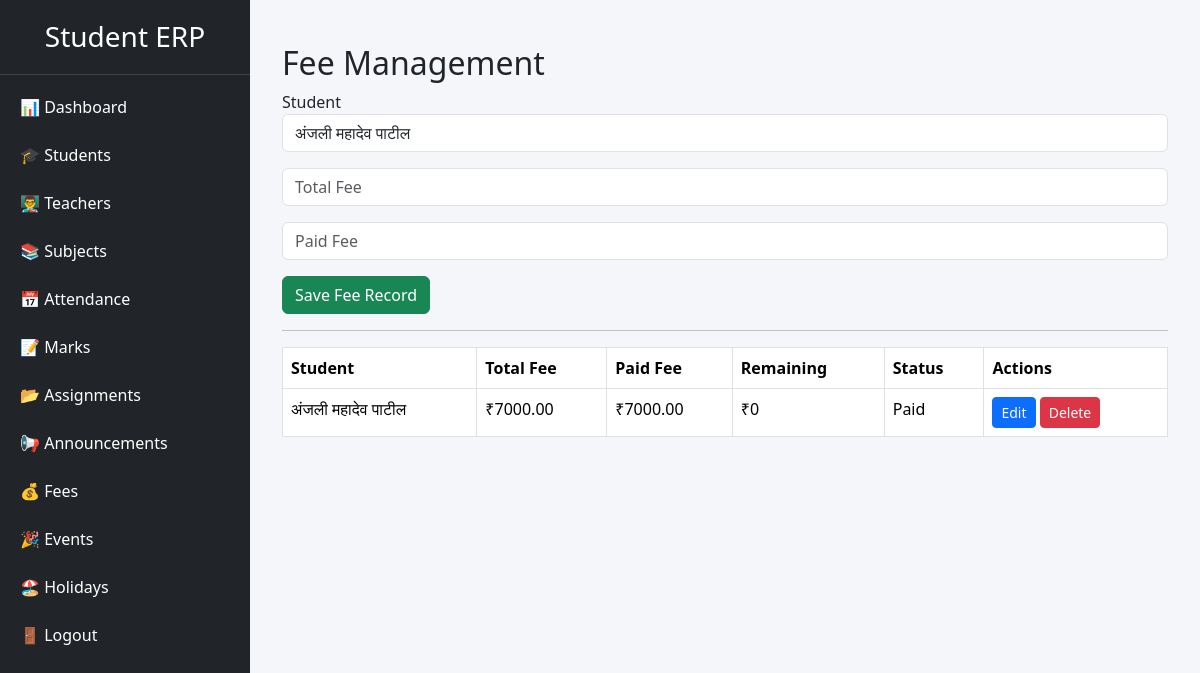
Page /admin/fees.php on the committed database.
### tables this page shows
CREATE TABLE `fees` (
  `id` int(11) NOT NULL,
  `student_id` int(11) DEFAULT NULL,
  `total_fee` decimal(10,2) DEFAULT NULL,
  `paid_fee` decimal(10,2) DEFAULT NULL,
  `status` enum('Paid','Pending') DEFAULT NULL
);

CREATE TABLE `students` (
  `id` int(11) NOT NULL,
  `roll_no` varchar(20) DEFAULT NULL,
  `name` varchar(100) DEFAULT NULL,
  `class` varchar(20) DEFAULT NULL,
  `division` varchar(10) DEFAULT NULL,
  `phone` varchar(20) DEFAULT NULL,
  `email` varchar(100) DEFAULT NULL
);

### admin/fees.php (the view, shortened to what this page needs)
<?php
include("../config/db.php");
include("navbar.php");
?>
<div class="container mt-4">
<h2>Fee Management</h2>
<form method="POST">
<label>Student</label>
<select name="student_id" class="form-control mb-3">
<?php
$result = mysqli_query($conn,"SELECT * FROM students");
while($row=mysqli_fetch_assoc($result))
{
?>
<option value="<?= $row['id']; ?>">
<?= $row['name']; ?>
</option>
<?php } ?>
</select>
<input type="number"
name="total_fee"
class="form-control mb-3"
placeholder="Total Fee"
required>
<input type="number"
name="paid_fee"
class="form-control mb-3"
placeholder="Paid Fee"
required>
<button class="btn btn-success"
name="save">
Save Fee Record
</button>
</form>
<hr>
<table class="table table-bordered">
<tr>
<th>Student</th>
<th>Total Fee</th>
<th>Paid Fee</th>
<th>Remaining</th>
<th>Status</th>
<th>Actions</th>
</tr>
<?php
$result=mysqli_query($conn,"
SELECT fees.*,students.name
FROM fees
INNER JOIN students
ON fees.student_id=students.id
");
while($row=mysqli_fetch_assoc($result))
{
$remaining =
$row['total_fee'] - $row['paid_fee'];
?>
<tr>
<td><?= $row['name']; ?></td>
<td>₹<?= $row['total_fee']; ?></td>
<td>₹<?= $row['paid_fee']; ?></td>
<td>₹<?= $remaining; ?></td>
<td><?= $row['status']; ?></td>
<td>
<a href="edit_fee.php?id=<?= $row['id']; ?>"
class="btn btn-primary btn-sm">
Edit
</a>
<a href="fees.php?delete=<?= $row['id']; ?>"
class="btn btn-danger btn-sm"
onclick="return confirm('Are you sure you want to delete this fee record?')">
Delete
</a>
</td>
</tr>
<?php } ?>
</table>
</div>
</div>
</body>
</html>

### admin/navbar.php (style rules this page uses)
body { margin:0; background:#f5f6fa; }

### rows in the picture
fees: student.name "अंजली महादेव पाटील", total_fee "7000.00", paid_fee "7000.00", remaining "0", status "Paid"

### other values in the picture
form field student_id "अंजली महादेव पाटील"
